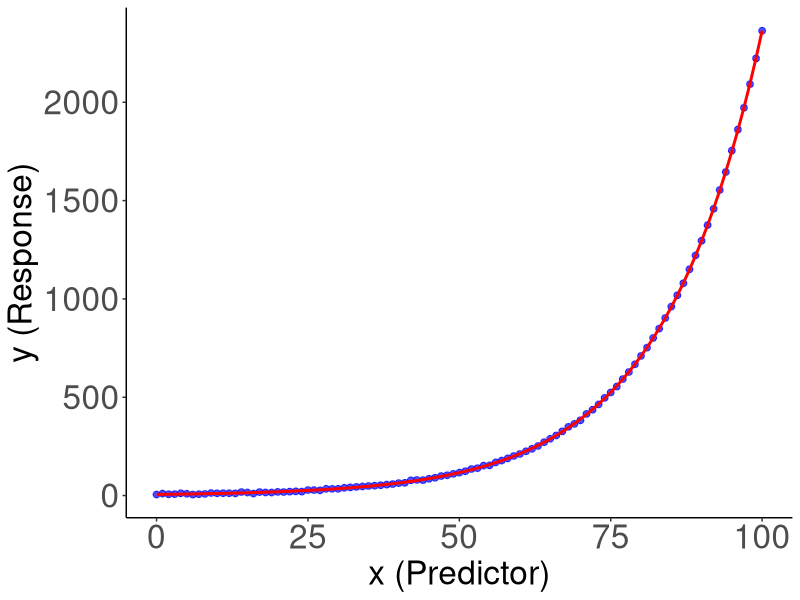
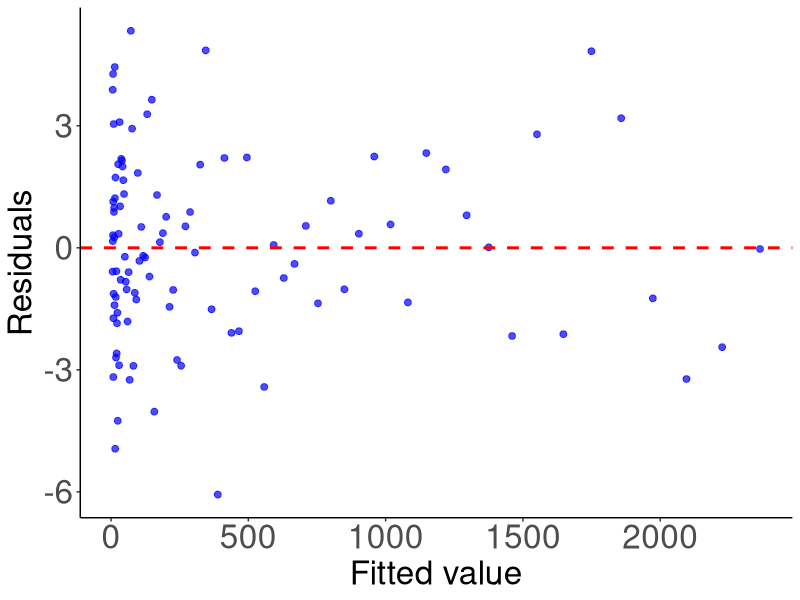

These charts were generated, in order, by the following R code:
# 生成数据
set.seed(123)
a.org <- runif(1, 0, 20)
b.org <- runif(1, 0.005, 0.075)
x <- seq(0, 100, 1)
y <- a.org * exp(b.org * x) + rnorm(length(x), mean = 0, sd = 2.5)
sim.data <- data.frame(x = x, y = y)

# selfStart函数
myinitial <- function(mCall, LHS, data, ...) {
  xy <- sortedXyData(mCall[["x"]], LHS, data)
  x <- xy[["x"]]
  y <- xy[["y"]]
  if (any(y <= 0)) stop("All values of 'y' must be positive to take the logarithm.")
  y <- log(y)
  aux <- unname(coef(lm(y ~ x)))
  value <- c(a = exp(aux[1]), b = aux[2])
  return(value)
}
myselfStart <- selfStart(~ a * exp(b * x), initial = myinitial, parameters = c("a", "b"))


# 获得初始值
start <- getInitial(y ~ myselfStart(x, a, b), data = sim.data)
start

# 模型拟合
start <- unname(start)
names(start) <- c("a", "b")
str(start)
model.exp <- nls(y ~ a * exp(b * x), data = sim.data, start = as.list(start))
summary(model.exp)

# 结果可视化
sim.data$fitted_value <- predict(model.exp)
library(ggplot2)
pdf("图8.2.pdf", width = 8, height = 6, family = "GB1")
ggplot(sim.data, aes(x = x, y = y)) + 
  geom_point(color = "blue", size = 2, alpha = 0.7) +  
  geom_line(aes(x = x, y = fitted_value), color = "red", size = 1) +  
  labs(
    x = "x (Predictor)",
    y = "y (Response)"
  ) +
  theme_classic() +
  theme(
    plot.title = element_text(size = 24, face = "bold"),  # 标题字体大小
    axis.title.x = element_text(size = 24),               # x 轴标签字体大小
    axis.title.y = element_text(size = 24),               # y 轴标签字体大小
    axis.text.x = element_text(size = 24),                # x 轴刻度字体大小
    axis.text.y = element_text(size = 24),                # y 轴刻度字体大小
    legend.title = element_text(size = 24),               # 图例标题字体大小
    legend.text = element_text(size = 24)                 # 图例内容字体大小
  )

dev.off()

sim.data$residuals <- residuals(model.exp)
pdf("图8.3.pdf", width = 8, height = 6, family = "GB1")
ggplot(sim.data, aes(x = fitted_value, y = residuals)) +
  geom_point(color = "blue", size = 2, alpha = 0.7) +
  geom_hline(yintercept = 0, linetype = "dashed", color = "red", size = 1) +  # 零线
  labs(
    x = "Fitted value",
    y = "Residuals"
  ) +
  theme_classic()+
  theme(
    plot.title = element_text(size = 24, face = "bold"),  # 标题字体大小
    axis.title.x = element_text(size = 24),               # x 轴标签字体大小
    axis.title.y = element_text(size = 24),               # y 轴标签字体大小
    axis.text.x = element_text(size = 24),                # x 轴刻度字体大小
    axis.text.y = element_text(size = 24),                # y 轴刻度字体大小
    legend.title = element_text(size = 24),               # 图例标题字体大小
    legend.text = element_text(size = 24)                 # 图例内容字体大小
  )
dev.off()
